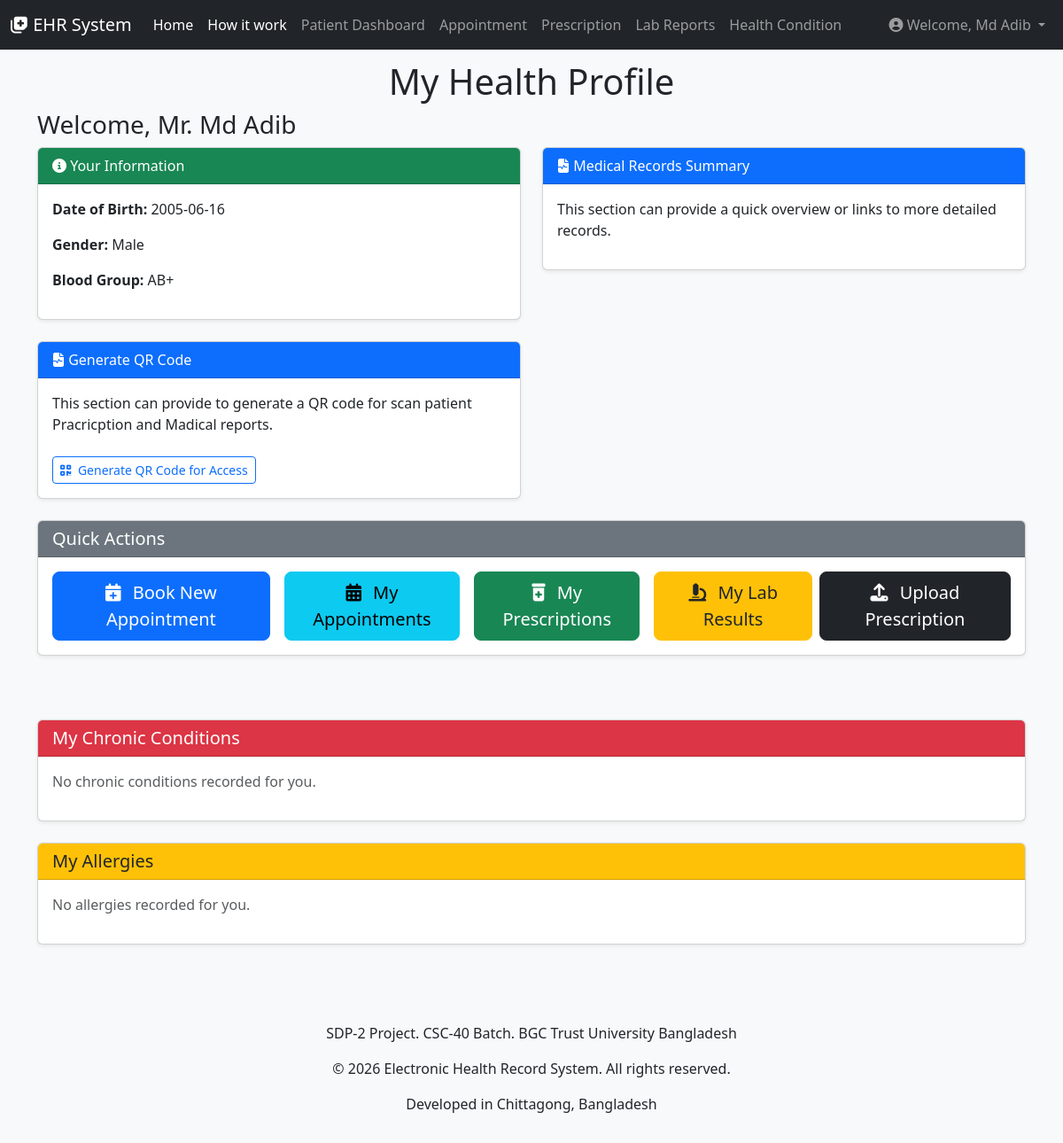
The app's page /patient/dashboard.php (signed in) with its own data.
### tables this page shows
CREATE TABLE `patients` (
  `id` int(11) NOT NULL,
  `user_id` int(11) NOT NULL,
  `date_of_birth` date DEFAULT NULL,
  `gender` enum('Male','Female','Other') DEFAULT NULL,
  `blood_group` varchar(5) DEFAULT NULL,
  `created_at` timestamp NOT NULL DEFAULT current_timestamp(),
  `updated_at` timestamp NOT NULL DEFAULT current_timestamp() ON UPDATE current_timestamp()
);

### patient/dashboard.php (the view, shortened to what this page needs)
<?php
require_once '../includes/db_connection.php';
require_once '../includes/header.php';
$patient_user_id = $_SESSION['user_id'];
$patient_id = null;
$message = '';
try {
    $stmt = $pdo->prepare("SELECT id, date_of_birth, gender, blood_group FROM patients WHERE user_id = ?");
    $stmt->execute([$patient_user_id]);
    $patient_data = $stmt->fetch(PDO::FETCH_ASSOC);
    if ($patient_data) {
        $patient_id = $patient_data['id'];
        $patient_info = $patient_data;
    } else {
        die("Patient record not found for this user.");
    }
} catch (PDOException $e) {
    die("Error fetching patient ID and info: " . $e->getMessage());
}
$patient_chronic_conditions = [];
try {
    $stmt = $pdo->prepare("SELECT cc.condition_name, cc.diagnosis_date, cc.notes, du.full_name AS doctor_name_cc
                           FROM chronic_conditions cc
                           JOIN doctors d ON cc.doctor_id = d.id
                           JOIN users du ON d.user_id = du.id
                           WHERE cc.patient_id = ?
                           ORDER BY cc.diagnosis_date DESC, cc.created_at DESC");
    $stmt->execute([$patient_id]);
    $patient_chronic_conditions = $stmt->fetchAll(PDO::FETCH_ASSOC);
} catch (PDOException $e) {
    $message = ($message ? $message . "<br>" : "") . "Error fetching chronic conditions: " . $e->getMessage();
    $message_type = "danger";
}
$patient_allergies = [];
try {
    $stmt = $pdo->prepare("SELECT a.allergen_name, a.reaction, a.severity, a.diagnosis_date, a.notes, du.full_name AS doctor_name_allergy
                           FROM allergies a
                           JOIN doctors d ON a.doctor_id = d.id
                           JOIN users du ON d.user_id = du.id
                           WHERE a.patient_id = ?
                           ORDER BY a.severity DESC, a.allergen_name ASC");
    $stmt->execute([$patient_id]);
    $patient_allergies = $stmt->fetchAll(PDO::FETCH_ASSOC);
} catch (PDOException $e) {
    $message = ($message ? $message . "<br>" : "") . "Error fetching allergies: " . $e->getMessage();
    $message_type = "danger";
}
?>
<div class="container mt-4">
    <h1 id="welcomeMessage" style="text-align:center">My Health Profile</h1>
    <h3 id="welcomeMessage">Welcome, Mr. <?php echo htmlspecialchars($_SESSION['full_name']); ?></h3>
    <div class="row">
        <div class="col-md-6">
            <div class="card shadow-sm">
                <div class="card-header bg-success text-white">
                    <i class="fas fa-info-circle"></i> Your Information
                </div>
                <div class="card-body">
                    <p><strong>Date of Birth:</strong> <?php echo htmlspecialchars($patient_info['date_of_birth'] ?? 'N/A'); ?></p>
                    <p><strong>Gender:</strong> <?php echo htmlspecialchars($patient_info['gender'] ?? 'N/A'); ?></p>
                    <p><strong>Blood Group:</strong> <?php echo htmlspecialchars($patient_info['blood_group'] ?? 'N/A'); ?></p>
                </div>
            </div>
        </div>
        <div class="col-md-6">
            <div class="card shadow-sm">
                <div class="card-header bg-primary text-white">
                    <i class="fas fa-file-medical-alt"></i> Medical Records Summary
                </div>
                <div class="card-body">
                    <p>This section can provide a quick overview or links to more detailed records.</p>
                </div>
            </div>
        </div>
        <div class="col-md-6 mt-4">
            <div class="card shadow-sm">
                <div class="card-header bg-primary text-white">
                    <i class="fas fa-file-medical-alt"></i> Generate QR Code
                </div>
                <div class="card-body">
                    <p>This section can provide to generate a QR code for scan patient Pracricption and Madical reports.</p>
                    <a href="generate_access_token.php" class="btn btn-outline-primary btn-sm mt-2">
                        <i class="fas fa-qrcode me-1"></i> Generate QR Code for Access
                    </a>
                </div>
            </div>
        </div>
    </div>
    <div class="row mt-4">
        <div class="col-md-12">
            <div class="card shadow-sm mb-4">
                <div class="card-header bg-secondary text-white">
                    <h5 class="mb-0">Quick Actions</h5>
                </div>
                <div class="card-body">
                    <div class="d-grid gap-2 d-md-flex justify-content-center">
                        <a href="book_appointment.php" class="btn btn-primary btn-lg flex-fill me-md-2 mb-2 mb-md-0">
                            <i class="fas fa-calendar-plus me-2"></i> Book New Appointment
                        </a>
                        <a href="my_appointments.php" class="btn btn-info btn-lg flex-fill me-md-2 mb-2 mb-md-0">
                            <i class="fas fa-calendar-alt me-2"></i> My Appointments
                        </a>
                        <a href="my_prescriptions.php" class="btn btn-success btn-lg flex-fill me-md-2 mb-2 mb-md-0">
                            <i class="fas fa-prescription-bottle-alt me-2"></i> My Prescriptions
                        </a>
                        <a href="view_lab_results.php" class="btn btn-warning btn-lg flex-fill text-dark">
                            <i class="fas fa-microscope me-2"></i> My Lab Results
                        </a>
                        <a href="upload_prescription.php" class="btn btn-dark btn-lg flex-fill">
                            <i class="fas fa-upload me-2"></i> Upload Prescription
                        </a>
                    </div>
                </div>
            </div>
        </div>
    </div>
    <div class="row mt-4">
        <div class="col-md-12">
            <div class="card shadow-sm mb-4">
                <div class="card-header bg-danger text-white">
                    <h5 class="mb-0">My Chronic Conditions</h5>
                </div>
                <div class="card-body">
                    <?php if (!empty($patient_chronic_conditions)): ?>
                        <div class="table-responsive">
                            <table class="table table-hover table-striped">
                                <thead>
                                    <tr>
                                        <th>Condition</th>
                                        <th>Diagnosis Date</th>
                                        <th>Notes</th>
                                        <th>Recorded By</th>
                                    </tr>
                                </thead>
                                <tbody>
                                    <?php foreach ($patient_chronic_conditions as $condition): ?>
                                        <tr>
                                            <td><?php echo htmlspecialchars($condition['condition_name']); ?></td>
                                            <td><?php echo htmlspecialchars($condition['diagnosis_date'] ? date('M d, Y', strtotime($condition['diagnosis_date'])) : 'N/A'); ?></td>
                                            <td><?php echo htmlspecialchars($condition['notes'] ?: 'N/A'); ?></td>
                                            <td>Dr. <?php echo htmlspecialchars($condition['doctor_name_cc']); ?></td>
                                        </tr>
                                    <?php endforeach; ?>
                                </tbody>
                            </table>
                        </div>
                    <?php else: ?>
                        <p class="text-muted">No chronic conditions recorded for you.</p>
                    <?php endif; ?>
                </div>
            </div>
        </div>
    </div>
    <div class="row">
        <div class="col-md-12">
            <div class="card shadow-sm mb-4">
                <div class="card-header bg-warning text-dark">
                    <h5 class="mb-0">My Allergies</h5>
                </div>
                <div class="card-body">
                    <?php if (!empty($patient_allergies)): ?>
                        <div class="table-responsive">
                            <table class="table table-hover table-striped">
                                <thead>
                                    <tr>
                                        <th>Allergen</th>
                                        <th>Reaction</th>
                                        <th>Severity</th>
                                        <th>Diagnosis Date</th>
                                        <th>Recorded By</th>
                                    </tr>
                                </thead>
                                <tbody>
                                    <?php foreach ($patient_allergies as $allergy): ?>
                                        <tr>
                                            <td><?php echo htmlspecialchars($allergy['allergen_name']); ?></td>
                                            <td><?php echo htmlspecialchars($allergy['reaction']); ?></td>
                                            <td>
                                                <?php
                                                $severity_class = '';
                                                switch ($allergy['severity']) {
                                                    case 'mild':
                                                        $severity_class = 'badge bg-success';
                                                        break;
                                                    case 'moderate':
                                                        $severity_class = 'badge bg-info text-dark';
                                                        break;
                                                    case 'severe':
                                                        $severity_class = 'badge bg-warning text-dark';
                                                        break;
                                                    case 'life-threatening':
                                                        $severity_class = 'badge bg-danger';
                                                        break;
                                                    default:
                                                        $severity_class = 'badge bg-secondary';
                                                        break;
                                                }
                                                ?>
                                                <span class="<?php echo $severity_class; ?>"><?php echo ucfirst(htmlspecialchars($allergy['severity'])); ?></span>
                                            </td>
                                            <td><?php echo htmlspecialchars($allergy['diagnosis_date'] ? date('M d, Y', strtotime($allergy['diagnosis_date'])) : 'N/A'); ?></td>
                                            <td>Dr. <?php echo htmlspecialchars($allergy['doctor_name_allergy']); ?></td>
                                        </tr>
                                    <?php endforeach; ?>
                                </tbody>
                            </table>
                        </div>
                    <?php else: ?>
                        <p class="text-muted">No allergies recorded for you.</p>
                    <?php endif; ?>
                </div>
            </div>
        </div>
    </div>
</div>
<?php require_once '../includes/footer.php'; ?>

### assets/css/style.css (style rules this page uses)
body { background-color: #f8f9fa; min-height: 100vh; display: flex; flex-direction: column; }

### records on screen
patients: date_of_birth "2005-06-16", gender "Male", blood_group "AB+"

### other values on screen
$user_full_name "Md Adib"
$_SESSION['full_name'] "Md Adib"
